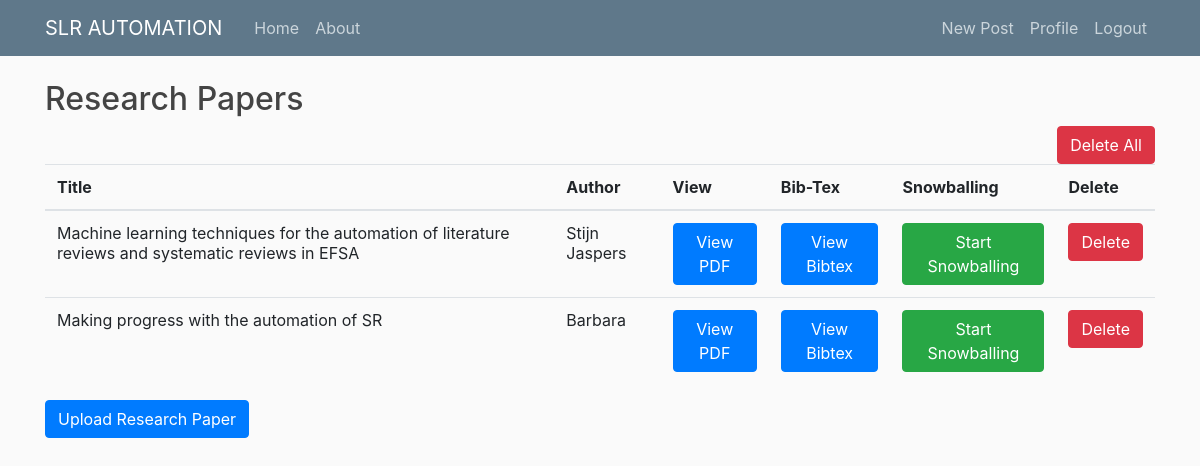
Page /journals_history/ (signed in) on the committed database.
### users/models.py (models this page shows, shortened)
class Papers(models.Model):
    id = models.AutoField(primary_key=True)
    title = models.CharField(max_length=100)
    author = models.CharField(max_length=100)
    pdf = models.FileField(upload_to='documents/')
    uploaded_at = models.DateTimeField(auto_now_add=True)
    user = models.ForeignKey(User, on_delete=models.CASCADE, null=True)
    def __str__(self):
        return self.title

### users/views.py (the view)
# urls.py: path('journals_history/', user_views.journal_history, name='journal_history'),
def journal_history(request):
    journals = Papers.objects.filter(user=request.user).order_by('-uploaded_at')
    print(journals)
    return render(request, 'users/journal_history.html', {'journals': journals})

### users/templates/users/journal_history.html
{% extends "blog/base.html" %}
{% load crispy_forms_tags %}
{% block content %}
    <h2>Research Papers</h2>
        <a href="/journals_delete" class="btn btn-danger pull-right">Delete All</a>
    <table class="table">
        <thead>
            <tr>
                <th>Title</th>
                <th>Author</th>
                <th>View</th>
                <th>Bib-Tex</th>
                <th>Snowballing</th>
                <th>Delete</th>
            </tr>
        </thead>
        <tbody>
                {% for journal in journals %}
                <tr>
                    <td>{{ journal.title}}</td>
                    <td>{{journal.author}}</td>
                    <td>
                        <a href="{{journal.pdf.url}}" class="btn btn-primary btn sm" target="_blank">
                            View PDF
                        </a>
                    </td>
                     <td>
                        <a href="/bib-tex/{{journal.id}}" class="btn btn-primary btn sm" target="_blank">
                            View Bibtex
                        </a>
                    </td>
                    <td>
                        <a href="/snowballing/{{journal.id}}" class="btn btn-success btn sm" target="_blank">
                           Start Snowballing
                        </a>
                    </td>
                     <td>
                        <a href="/journals_delete/{{journal.id}}" class="btn btn-danger btn sm">
                           Delete
                        </a>
                    </td>
                </tr>
                    {% endfor %}
        </tbody>
    </table>
    <p>
        <a href="{% url 'upload_journal' %}" class="btn btn-primary">Upload Research Paper</a>
    </p>
{% endblock %}

### blog/static/blog/main.css (style rules this page uses)
body { background: #fafafa; color: #333333; margin-top: 5rem; }
h1, h2, h3, h4, h5, h6 { color: #444444; }

### blog/static/css/parsifal.css (style rules this page uses)
html, body { height: 100%; }

### rows in the picture
Papers: title "Machine learning techniques for the automation of literature reviews and systematic reviews in EFSA", author "Stijn Jaspers"
Papers: title "Making progress with the automation of SR", author "Barbara"
